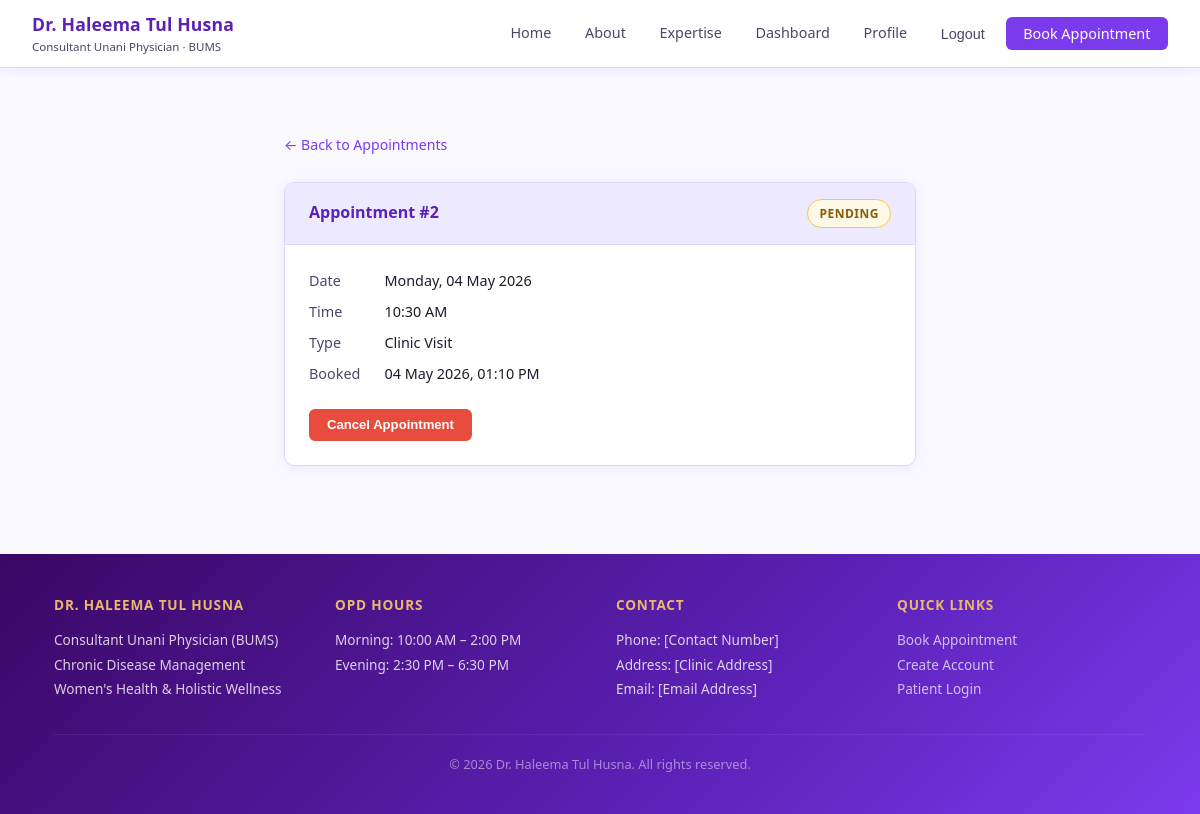
The app's page /appointments/2/ (signed in) with its own data.
### clinic/models.py (models this page shows, shortened)
class Appointment(models.Model):
    patient = models.ForeignKey(
        settings.AUTH_USER_MODEL,
        on_delete=models.SET_NULL,
        null=True, blank=True,
        related_name='appointments',
    )
    guest_name = models.CharField(max_length=100, blank=True)
    guest_phone = models.CharField(max_length=20, blank=True)
    guest_email = models.EmailField(blank=True)
    appointment_date = models.DateField()
    appointment_time = models.TimeField()
    duration_minutes = models.PositiveSmallIntegerField(editable=False)
    consultation_mode = models.CharField(max_length=10, choices=CONSULTATION_MODE_CHOICES)
    patient_type = models.CharField(max_length=10, choices=PATIENT_TYPE_CHOICES)
    status = models.CharField(max_length=12, choices=STATUS_CHOICES, default='pending')
    consultation_notes = models.TextField(blank=True)
    prescription = models.TextField(blank=True)
    created_at = models.DateTimeField(auto_now_add=True)
    updated_at = models.DateTimeField(auto_now=True)
    class Meta:
        ordering = ['appointment_date', 'appointment_time']
        unique_together = [['appointment_date', 'appointment_time']]

### clinic/views.py (the view)
# urls.py: path('appointments/<int:pk>/', views.AppointmentDetailView.as_view(), name='appointment_detail'),
class AppointmentDetailView(LoginRequiredMixin, DetailView):
    model = Appointment
    template_name = 'clinic/appointment_detail.html'
    context_object_name = 'appointment'
    def dispatch(self, request, *args, **kwargs):
        appt = get_object_or_404(Appointment, pk=kwargs['pk'])
        if not request.user.is_staff and appt.patient != request.user:
            messages.error(request, 'You do not have access to this appointment.')
            return redirect('clinic:my_appointments')
        return super().dispatch(request, *args, **kwargs)

### templates/clinic/appointment_detail.html (shortened to what this page needs)
{% extends "base.html" %}
{% block content %}
<div class="section">
    <div class="container-sm">
        <div style="margin-bottom:1.5rem;">
            <a href="{% url 'clinic:my_appointments' %}" style="font-size:0.88rem; color:var(--teal);">&#8592; Back to Appointments</a>
        </div>
        <div class="card mb-3">
            <div class="card-header" style="display:flex; align-items:center; justify-content:space-between;">
                <span>Appointment #{{ appointment.pk }}</span>
                <span class="badge badge-{{ appointment.status }}">{{ appointment.get_status_display }}</span>
            </div>
            <div class="card-body">
                <dl style="display:grid; grid-template-columns:auto 1fr; gap:0.5rem 1.5rem; font-size:0.9rem;">
                    <dt style="color:var(--text-light);">Date</dt>
                    <dd>{{ appointment.appointment_date|date:"l, d F Y" }}</dd>
                    <dt style="color:var(--text-light);">Time</dt>
                    <dd>{{ appointment.appointment_time|time:"h:i A" }}</dd>
                    <dt style="color:var(--text-light);">Type</dt>
                    <dd>{{ appointment.get_consultation_mode_display }}</dd>
                    <dt style="color:var(--text-light);">Booked</dt>
                    <dd>{{ appointment.created_at|date:"d M Y, h:i A" }}</dd>
                </dl>
                {% if appointment.status != 'completed' and appointment.status != 'cancelled' %}
                <div style="margin-top:1.5rem;">
                    <form method="post" action="{% url 'clinic:appointment_cancel' appointment.pk %}" onsubmit="return confirm('Are you sure you want to cancel this appointment?')">
                        <button type="submit" class="btn btn-danger btn-sm">Cancel Appointment</button>
                    </form>
                </div>
                {% endif %}
            </div>
        </div>
    </div>
</div>
{% endblock %}

### static/css/main.css (style rules this page uses)
:root { --teal: #7c3aed; --teal-dark: #5b21b6; --teal-light: #ede9fe; --cream: #faf9ff; --cream-dark: #f3f0fc; --gold: #e8b86d; --gold-dark: #c9973d; --text: #1e1b2e; --text-light: #4c4568; --text-muted: #9ca3af; --white: #ffffff; --border: #ddd6fe; --shadow: 0 2px 12px rgba(124,58,237,0.10); --shadow-lg: 0 6px 28px rgba(124,58,237,0.16); --radius: 10px; --radius-sm: 6px; --font: 'Segoe UI', system-ui, -apple-system, sans-serif; }
.reveal { opacity: 0; transform: translateY(24px); transition: opacity 0.6s ease, transform 0.6s ease; }
.reveal.visible { opacity: 1; transform: translateY(0); }
*, *::before, *::after { box-sizing: border-box; margin: 0; padding: 0; }
html { scroll-behavior: smooth; }
body { font-family: var(--font); background: var(--cream); color: var(--text); line-height: 1.6; min-height: 100vh; display: flex; flex-direction: column; }
a { color: var(--teal); text-decoration: none; }
.container-sm { max-width: 680px; margin: 0 auto; padding: 0 1.5rem; }
.btn { display: inline-flex; align-items: center; gap: 0.4rem; padding: 0.7rem 1.6rem; border-radius: var(--radius-sm); font-size: 0.95rem; font-weight: 600; cursor: pointer; border: 2px solid transparent; transition: all 0.2s; text-decoration: none; }
.btn-sm { padding: 0.4rem 1rem; font-size: 0.82rem; }
.btn-danger { background: #e74c3c; color: var(--white); border-color: #e74c3c; }
.card { background: var(--white); border-radius: var(--radius); border: 1px solid var(--border); box-shadow: var(--shadow); overflow: hidden; }
.card-body { padding: 1.5rem; }
.card-header { padding: 1rem 1.5rem; background: var(--teal-light); border-bottom: 1px solid var(--border); font-weight: 600; color: var(--teal-dark); }
.section { padding: 4rem 0; }
.badge { display: inline-flex; align-items: center; padding: 0.25rem 0.7rem; border-radius: 20px; font-size: 0.75rem; font-weight: 600; text-transform: uppercase; letter-spacing: 0.04em; }
.badge-pending { background: #fef9e7; color: #875d0a; border: 1px solid #f7c948; }
.mb-3 { margin-bottom: 1.5rem; }

### records on screen
Appointment: pk "2", status "PENDING", appointment_date "Monday, 04 May 2026", appointment_time "10:30 AM", consultation_mode "Clinic Visit", created_at "04 May 2026, 01:10 PM"
